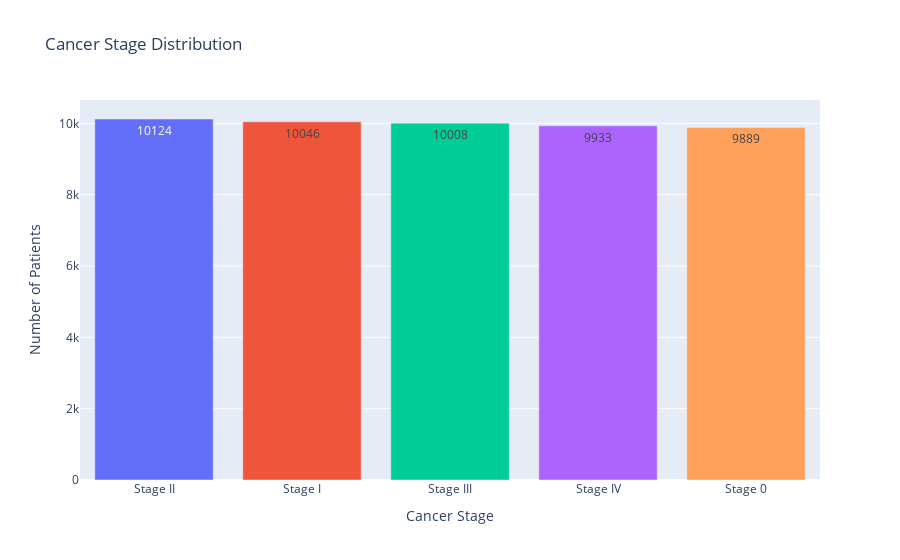

The notebook cell saved with this chart:
### Markdown cell above
# Cancer Stage Distribution

### Code cell
cancer_stage_counts = df['Cancer_Stage'].value_counts().reset_index()
cancer_stage_counts.columns = ['Cancer_Stage', 'Count']

fig = px.bar(
    cancer_stage_counts,
    x='Cancer_Stage',
    y='Count',
    color='Cancer_Stage',
    title='Cancer Stage Distribution',
    text='Count')
fig.update_layout(
    xaxis_title='Cancer Stage',
    yaxis_title='Number of Patients',
    showlegend=False)
fig.show()

### Figure 1 — Plotly figure (JSON) as saved in the notebook; plotly's stock layout.template omitted (floating-point values rounded to 4 significant figures)
{"data": [{"alignmentgroup": "True", "hovertemplate": "Cancer_Stage=%{x}<br>Count=%{text}<extra></extra>", "legendgroup": "Stage II", "marker": {"color": "#636efa", "pattern": {"shape": ""}}, "name": "Stage II", "offsetgroup": "Stage II", "orientation": "v", "showlegend": true, "text": [10124], "textposition": "auto", "type": "bar", "x": ["Stage II"], "xaxis": "x", "y": [10124], "yaxis": "y"}, {"alignmentgroup": "True", "hovertemplate": "Cancer_Stage=%{x}<br>Count=%{text}<extra></extra>", "legendgroup": "Stage I", "marker": {"color": "#EF553B", "pattern": {"shape": ""}}, "name": "Stage I", "offsetgroup": "Stage I", "orientation": "v", "showlegend": true, "text": [10046], "textposition": "auto", "type": "bar", "x": ["Stage I"], "xaxis": "x", "y": [10046], "yaxis": "y"}, {"alignmentgroup": "True", "hovertemplate": "Cancer_Stage=%{x}<br>Count=%{text}<extra></extra>", "legendgroup": "Stage III", "marker": {"color": "#00cc96", "pattern": {"shape": ""}}, "name": "Stage III", "offsetgroup": "Stage III", "orientation": "v", "showlegend": true, "text": [10008], "textposition": "auto", "type": "bar", "x": ["Stage III"], "xaxis": "x", "y": [10008], "yaxis": "y"}, {"alignmentgroup": "True", "hovertemplate": "Cancer_Stage=%{x}<br>Count=%{text}<extra></extra>", "legendgroup": "Stage IV", "marker": {"color": "#ab63fa", "pattern": {"shape": ""}}, "name": "Stage IV", "offsetgroup": "Stage IV", "orientation": "v", "showlegend": true, "text": [9933], "textposition": "auto", "type": "bar", "x": ["Stage IV"], "xaxis": "x", "y": [9933], "yaxis": "y"}, {"alignmentgroup": "True", "hovertemplate": "Cancer_Stage=%{x}<br>Count=%{text}<extra></extra>", "legendgroup": "Stage 0", "marker": {"color": "#FFA15A", "pattern": {"shape": ""}}, "name": "Stage 0", "offsetgroup": "Stage 0", "orientation": "v", "showlegend": true, "text": [9889], "textposition": "auto", "type": "bar", "x": ["Stage 0"], "xaxis": "x", "y": [9889], "yaxis": "y"}], "layout": {"autosize": true, "barmode": "relative", "legend": {"title": {"text": "Cancer_Stage"}, "tracegroupgap": 0}, "showlegend": false, "title": {"text": "Cancer Stage Distribution"}, "xaxis": {"anchor": "y", "autorange": true, "categoryarray": ["Stage II", "Stage I", "Stage III", "Stage IV", "Stage 0"], "categoryorder": "array", "domain": [0, 1], "range": [-0.5, 4.5], "title": {"text": "Cancer Stage"}, "type": "category"}, "yaxis": {"anchor": "x", "autorange": true, "domain": [0, 1], "range": [0, 10660.0], "title": {"text": "Number of Patients"}, "type": "linear"}}}
